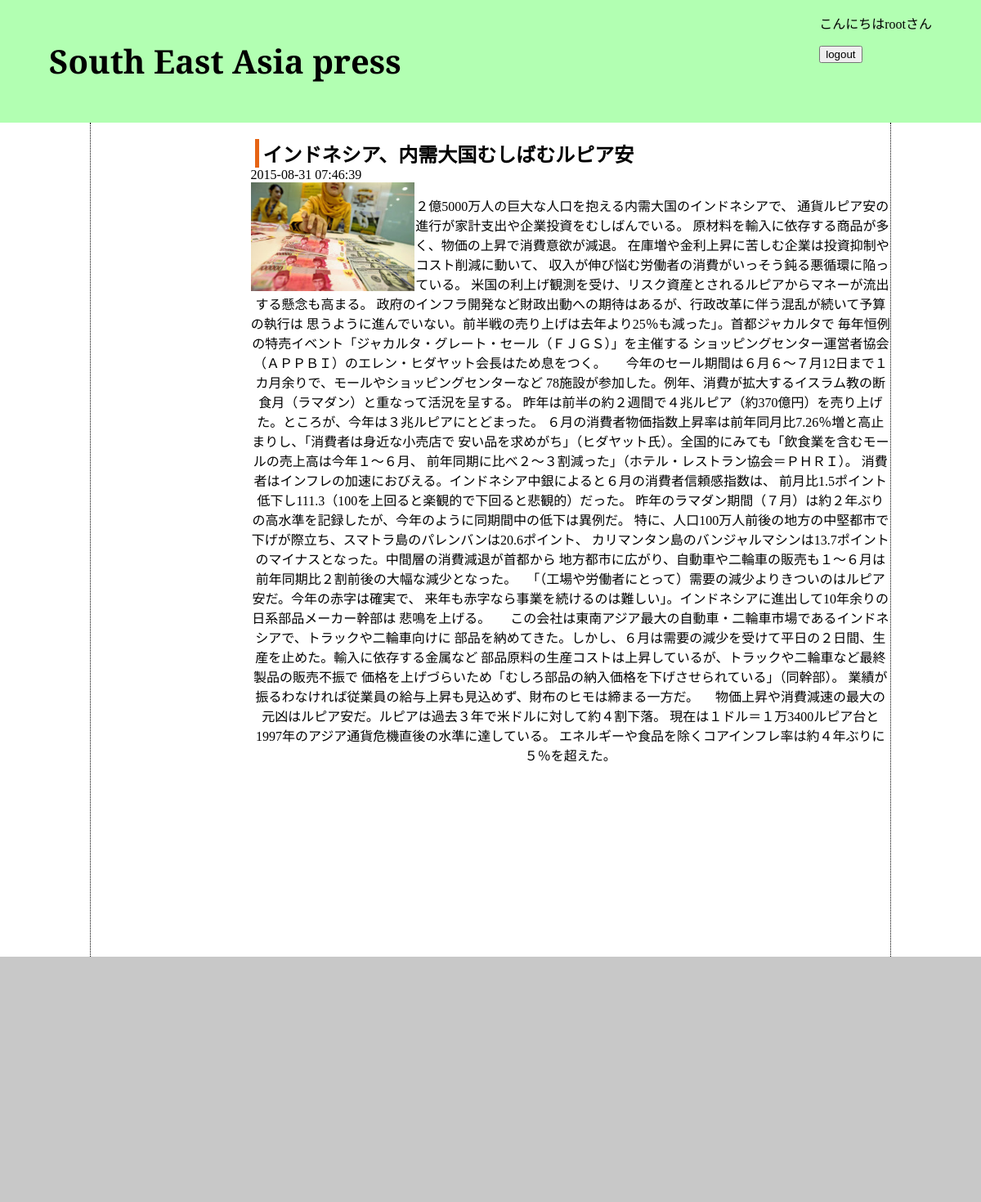
Screenshot of /article.php?id=6 (signed in) with the database file from the repository.
### tables this page shows
CREATE TABLE article_tbl (
	id INT not null AUTO_INCREMENT PRIMARY KEY,
	title VARCHAR(255),
	content VARCHAR(10000),
	image VARCHAR(255),
	created  DATETIME,
	modified DATETIME	
);

### config.php (called while the page is built, shortened)
<?php
function getDetail($id,$dbh){
	try{
	 $dbh->setAttribute(PDO::ATTR_ERRMODE, PDO::ERRMODE_EXCEPTION);
	 $sql  ="SELECT * FROM article_tbl WHERE id=:id";
	 $stmt = $dbh->prepare($sql);
	 $stmt->execute(array(
			":id"=> $id,
		));
	 $detail = $stmt->fetch();
	 return $detail;
	}catch(PDOException $e){
		return $e->getMessage();
		exit;
	}
}
?>

### article.php (the view, shortened to what this page needs)
<?php
require_once("config.php");
$dbh = connectDb();
if(empty($_SESSION["name"])){
	header("Location:login_alert.php");
}else{
	if(preg_match("/^[1-9][0-9]*$/",$_GET["id"])){
	$detail = getDetail((int)$_GET["id"],$dbh);
	}else{
	$detail = getDetail(10,$dbh);
	}
}
?>
<!DOCTYPE html>
<html lang="ja">
<head>
	<link rel="stylesheet" href="css/common.css">
</head>
<body>
	<nav>
		<h1><a href="index.php" alt="top">South East Asia press</a></h1>
		<div id="login">
		<form action="logout.php" method="POST">
			<p>こんにちは<?php echo $_SESSION["name"];?>さん</p>
			<input type="submit" name="logout" value="logout">
		</form>
		</div>
	</nav>	<div id="main">
	<div id="content">
	<h2><?php echo $detail["title"];?></h2>
	<span class="clearfix"><?php echo $detail["created"];?></span>
	<img src="<?php echo $detail["image"];?>">
	<p><?php echo $detail["content"];?></p>
	</div>
	<aside>
	</aside>
	</div>
	<footer>
	</footer>
</body>
</html>

### css/common.css (style rules this page uses)
body { width:100%; margin: 0; padding: 0; }
nav { width:100%; height: 150px; margin: 0 auto; box-sizing:border-box; // border:1px solid black; background: rgba(0,255,0,0.3); }
#login { float: right; margin-right: 5%; }
h1 { margin:0; padding: 0; float: left; margin-left: 5%; }
h1 a { text-decoration: none; color:rgba(0,0,0,1); font-family: 'Playfair Display SC', serif; line-height: 150px; font-size: 40px; }
#main { width:980px; height: 1020px; margin: 0 auto; padding-top:20px; box-sizing:border-box; border-left:1px dotted black; border-right:1px dotted black; }
aside { width:20%; height: 100%; float: left; // box-sizing:border-box; // border:1px solid black; }
#content { width:80%; height: 100%; float: right; box-sizing:border-box; // border:1px solid black; // padding: 20px; }
h2 { box-sizing:border-box; border-left:5px solid rgba(230,100,20,1); margin: 0; padding: 0; margin-left: 5px; padding-left: 5px; }
img { width: 200px; float: left; }
#content p { text-align: center; }
footer { width:100%; height: 300px; margin: 0 auto; background: rgba(200,200,200,1); }
.clearfix:after { content: ""; display: block; clear: both; }

### rows the page displays
article_tbl: title "インドネシア、内需大国むしばむルピア安", created "2015-08-31 07:46:39", image (picture), content "２億5000万人の巨大な人口を抱える内需大国のインドネシアで、 通貨ルピア安の進行が家計支出や企業投資をむしばんでいる。 原材料を輸入に依存する商品が多く、物価の上昇で消費意欲が減退。 在庫増や金利上昇に苦しむ企業は投資抑制やコスト削減に動いて、 収入が伸び悩む労働者の消費がいっそう鈍る悪循環に陥っている。 米国の利上げ観測を受け、リスク資産とされるルピアからマネーが流出する懸念も高まる。 政府のインフラ開発など財政出動への期待はあるが、行政改革に伴う混乱が続いて予算の執行は 思うように進んでいない。前半戦の売り上げは去年より25％も減った」。首都ジャカルタで 毎年恒例の特売イベント「ジャカルタ・グレート・セール（ＦＪＧＳ）」を主催する ショッピングセンター運営者協会（ＡＰＰＢＩ）のエレン・ヒダヤット会長はため息をつく。 今年のセール期間は６月６～７月12日まで１カ月余りで、モールやショッピングセンターなど 78施設が参加した。例年、消費が拡大するイスラム教の断食月（ラマダン）と重なって活況を呈する。 昨年は前半の約２週間で４兆ルピア（約370億円）を売り上げた。ところが、今年は３兆ルピアにとどまった。 ６月の消費者物価指数上昇率は前年同月比7.26％増と高止まりし、「消費者は身近な小売店で 安い品を求めがち」（ヒダヤット氏）。全国的にみても「飲食業を含むモールの売上高は今年１～６月、 前年同期に比べ２～３割減った」（ホテル・レストラン協会＝ＰＨＲＩ）。 消費者はインフレの加速におびえる。インドネシア中銀によると６月の消費者信頼感指数は、…"

### other values shown
$_SESSION["name"] "root"
